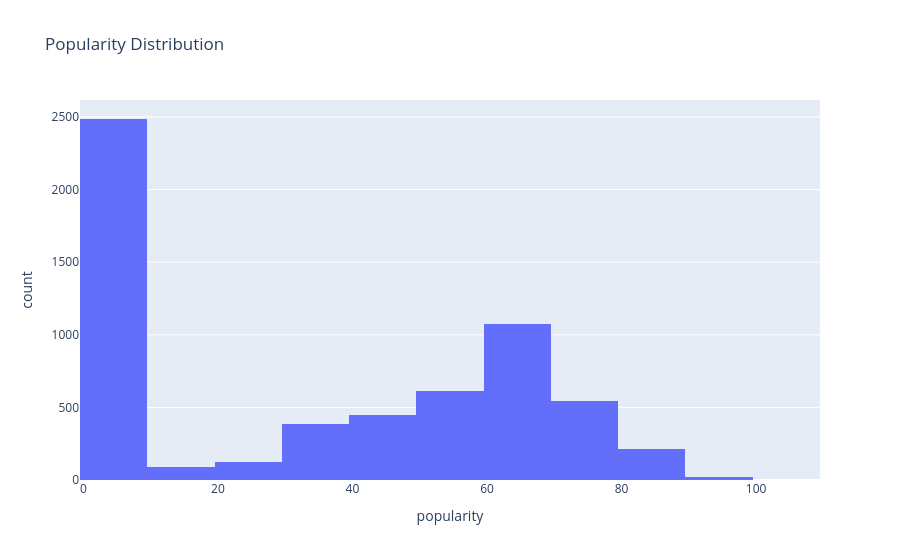

Source (notebook cell):
### Markdown cell above
### 2.1 Univariate Analysis

### Code cell
import plotly.express as px

# Popularity distribution
fig = px.histogram(
    cleaned,
    x='popularity',
    nbins=20,
    title='Popularity Distribution'
)

fig.show()

### Figure 1 — Plotly figure (JSON) as saved in the notebook; plotly's stock layout.template omitted (floating-point values rounded to 4 significant figures; data arrays with more than 128 entries replaced by an {"elided": "..."} marker saying what was removed)
{"data": [{"alignmentgroup": "True", "bingroup": "x", "hovertemplate": "popularity=%{x}<br>count=%{y}<extra></extra>", "legendgroup": "", "marker": {"color": "#636efa", "pattern": {"shape": ""}}, "name": "", "nbinsx": 20, "offsetgroup": "", "orientation": "v", "showlegend": false, "type": "histogram", "x": {"elided": "6000 int values"}, "xaxis": "x", "yaxis": "y"}], "layout": {"barmode": "relative", "legend": {"tracegroupgap": 0}, "title": {"text": "Popularity Distribution"}, "xaxis": {"anchor": "y", "domain": [0, 1], "title": {"text": "popularity"}}, "yaxis": {"anchor": "x", "domain": [0, 1], "title": {"text": "count"}}}}
